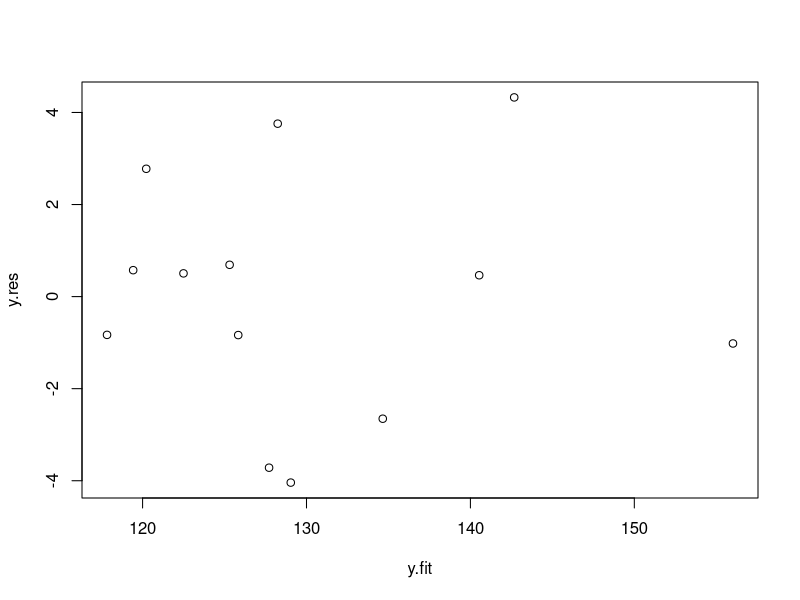
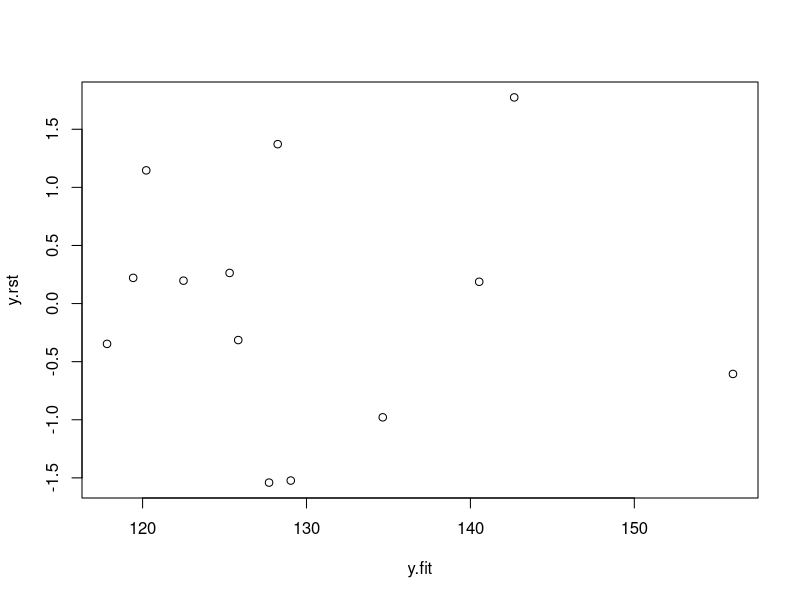
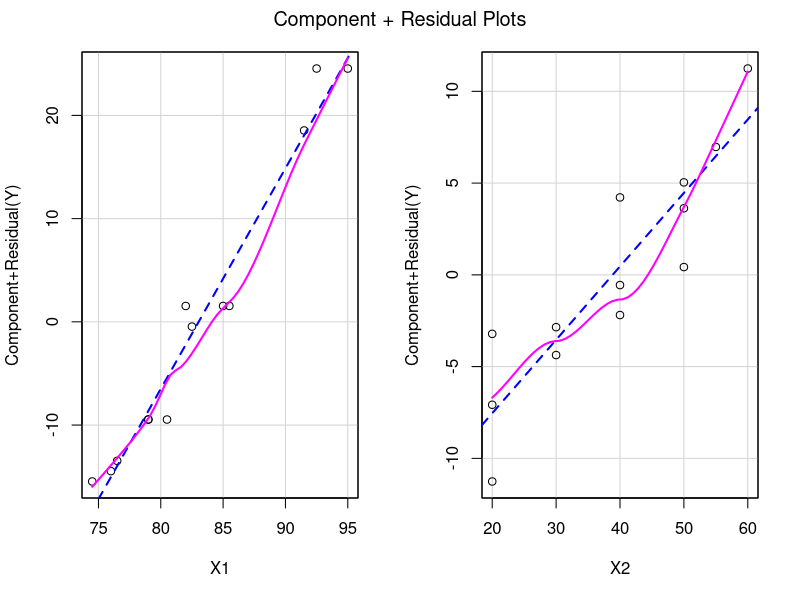

Recreate these plots in R, in order. (Note: this script raises an error after producing the figures.)
#体重，岁数->收缩压
blood<-data.frame(
   X1=c(76.0, 91.5, 85.5, 82.5, 79.0, 80.5, 74.5, 
        79.0, 85.0, 76.5, 82.0, 95.0, 92.5),
   X2=c(50, 20, 20, 30, 30, 50, 60, 50, 40, 55, 
        40, 40, 20),
   Y= c(120, 141, 124, 126, 117, 125, 123, 125,
        132, 123, 132, 155, 147)
)
lm.sol<-lm(Y ~ X1+X2, data=blood)
summary(lm.sol)


y.res<-resid(lm.sol)
y.fit<-predict(lm.sol)
plot(y.res~y.fit)

y.rst<-rstandard(lm.sol)
plot(y.rst~y.fit)

##误差的独立性
library(car)
durbinWatsonTest(lm.sol)

##线性模型是否适合
##成分残差图(component plus residual)
crPlots(lm.sol, one.page=T, ask=F)

##等方差性
###记分检验 p>0.05 等方差性 否则就是异方差性
ncv.test(lm.sol)
###散点图
###car包spreadLevelPlot()函数创建一个添加了最佳拟合曲线的散点图，展示标准化残差绝对值与拟合值的关系。
### 同方差性的条件下，点应在线的周围水平随机分布。非水平的曲线暗示着异方差性。
spreadLevelPlot(lm.sol)


